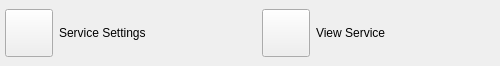
<?xml version="1.0" encoding="UTF-8"?>
<ui version="4.0">
 <class>ServiceSettingsWidgetUi</class>
 <widget class="QWidget" name="ServiceSettingsWidgetUi">
  <property name="geometry">
   <rect>
    <x>0</x>
    <y>0</y>
    <width>500</width>
    <height>66</height>
   </rect>
  </property>
  <property name="sizePolicy">
   <sizepolicy hsizetype="Expanding" vsizetype="Preferred">
    <horstretch>0</horstretch>
    <verstretch>0</verstretch>
   </sizepolicy>
  </property>
  <property name="windowTitle">
   <string>Form</string>
  </property>
  <layout class="QHBoxLayout" name="horizontalLayout">
   <property name="leftMargin">
    <number>0</number>
   </property>
   <property name="topMargin">
    <number>0</number>
   </property>
   <property name="rightMargin">
    <number>0</number>
   </property>
   <property name="bottomMargin">
    <number>0</number>
   </property>
   <item>
    <widget class="QFrame" name="m_ServiceSettingsFrame">
     <layout class="QHBoxLayout" name="horizontalLayout_2">
      <property name="leftMargin">
       <number>5</number>
      </property>
      <property name="topMargin">
       <number>0</number>
      </property>
      <property name="rightMargin">
       <number>0</number>
      </property>
      <property name="bottomMargin">
       <number>0</number>
      </property>
      <item>
       <widget class="VxPushButton" name="m_SettingsButton">
        <property name="minimumSize">
         <size>
          <width>48</width>
          <height>48</height>
         </size>
        </property>
        <property name="maximumSize">
         <size>
          <width>48</width>
          <height>48</height>
         </size>
        </property>
        <property name="text">
         <string/>
        </property>
        <property name="iconSize">
         <size>
          <width>48</width>
          <height>48</height>
         </size>
        </property>
       </widget>
      </item>
      <item>
       <widget class="QLabel" name="m_SettingsLabel">
        <property name="text">
         <string>Service Settings</string>
        </property>
       </widget>
      </item>
     </layout>
    </widget>
   </item>
   <item>
    <widget class="QFrame" name="m_ViewServiceFrame">
     <layout class="QHBoxLayout" name="horizontalLayout_3">
      <item>
       <widget class="VxPushButton" name="m_ViewServiceButton">
        <property name="minimumSize">
         <size>
          <width>48</width>
          <height>48</height>
         </size>
        </property>
        <property name="maximumSize">
         <size>
          <width>48</width>
          <height>48</height>
         </size>
        </property>
        <property name="text">
         <string/>
        </property>
        <property name="iconSize">
         <size>
          <width>48</width>
          <height>48</height>
         </size>
        </property>
       </widget>
      </item>
      <item>
       <widget class="QLabel" name="m_ViewServiceLabel">
        <property name="text">
         <string>View Service</string>
        </property>
       </widget>
      </item>
     </layout>
    </widget>
   </item>
  </layout>
 </widget>
 <customwidgets>
  <customwidget>
   <class>VxPushButton</class>
   <extends>QPushButton</extends>
   <header>VxPushButton.h</header>
  </customwidget>
 </customwidgets>
 <resources/>
 <connections/>
</ui>
